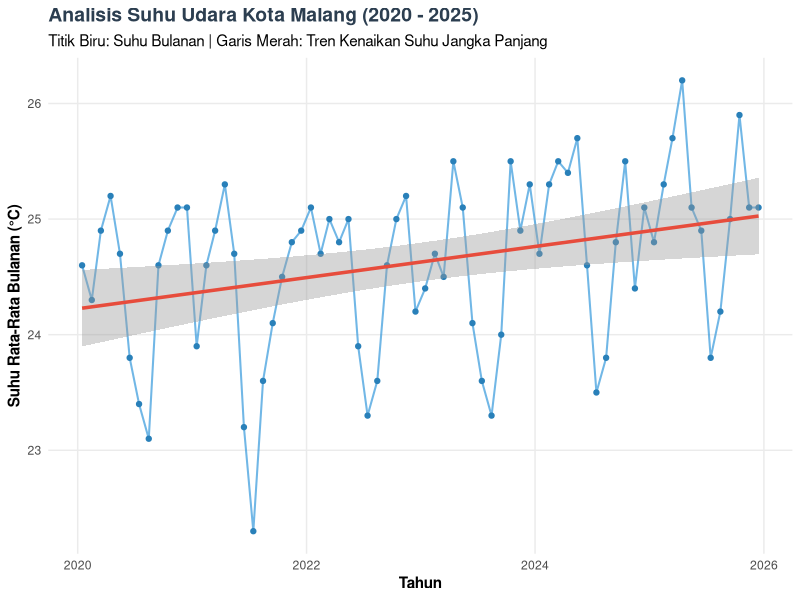

Here is the R script that generated this plot:
library(ggplot2)
library(dplyr)
# Memasukkan data manual/dummy suhu bulanan Kota Malang (2020-2025)
# Menggunakan pola: suhu lebih dingin di pertengahan tahun (Juli-Agustus) karena musim kemarau/angin muson barat
set.seed(42)

tahun <- rep(2020:2025, each = 12)
bulan <- rep(month.name, times = 6)

# Simulasi base suhu Malang + efek kenaikan suhu global/urban warming tiap tahun
base_suhu <- c(24.2, 24.5, 24.8, 25.0, 24.6, 23.8, 22.9, 23.1, 24.0, 24.9, 24.7, 24.4)
efek_tahun <- rep((2020:2025 - 2020) * 0.15, each = 12) # simulasi naik 0.15°C per tahun
variasi_acak <- rnorm(72, mean = 0, sd = 0.3)

suhu_malang <- round(rep(base_suhu, times = 6) + efek_tahun + variasi_acak, 1)

# Menggabungkan menjadi Data Frame
data_malang <- data.frame(
  Tahun = tahun,
  Bulan = factor(bulan, levels = month.name),
  Suhu_C = suhu_malang
)

# Membuat kolom Tanggal buatan untuk mempermudah grafik timeline
data_malang$Tanggal <- as.Date(paste(data_malang$Tahun, as.numeric(data_malang$Bulan), "15", sep = "-"))

# Intip data yang berhasil dibuat
head(data_malang, 12)
# Menghitung rata-rata suhu tahunan
tren_tahunan <- data_malang %>%
  group_by(Tahun) %>%
  summarise(
    Suhu_Rata_Rata = mean(Suhu_C),
    Suhu_Tertinggi = max(Suhu_C),
    Suhu_Terendah = min(Suhu_C)
  )

print("--- Perkembangan Suhu Tahunan Kota Malang ---")
print(tren_tahunan)
# Membuat plot garis tren waktu
ggplot(data_malang, aes(x = Tanggal, y = Suhu_C)) +
  geom_line(color = "#3498db", size = 0.7, alpha = 0.7) + 
  geom_point(color = "#2980b9", size = 1.5) +
  geom_smooth(method = "lm", color = "#e74c3c", linetype = "solid", size = 1.2, se = TRUE) +
  labs(
    title = "Analisis Suhu Udara Kota Malang (2020 - 2025)",
    subtitle = "Titik Biru: Suhu Bulanan | Garis Merah: Tren Kenaikan Suhu Jangka Panjang",
    x = "Tahun",
    y = "Suhu Rata-Rata Bulanan (°C)"
  ) +
  theme_minimal() +
  theme(
    plot.title = element_text(face = "bold", size = 14, color = "#2c3e50"),
    axis.title = element_text(face = "bold"),
    panel.grid.minor = element_blank()
  )
install.packages("writexl")
library(writexl)

# write_xlsx(nama_data_di_R, "nama_file_tujuan.xlsx")
write_xlsx(data_malang, "Analisis_Suhu_Malang_Baru.xlsx")
